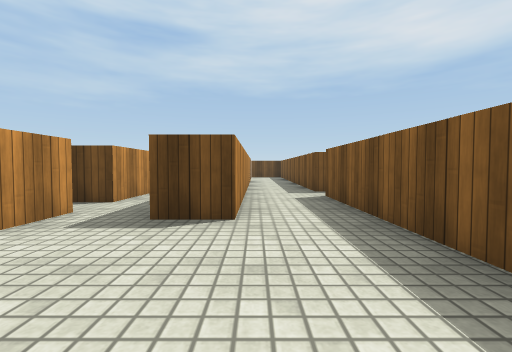
[1] (above)

22 first-person views from a walk through a 3-D level made in the Unity game engine. The camera is 0.62 m above the floor, tilts 2° down and sees 90° across. The floor is counted in squares, 1 m on a side. Each view is taken from the middle of a square. On the plan, view 1 faces up. The plan holds only what a view shows up to about 9 squares ahead; the rest is blank. The player is left out. Surface patterns are stand-ins for the level's own textures.

[2]
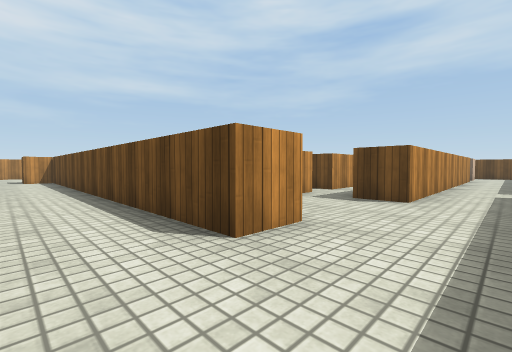

[3]
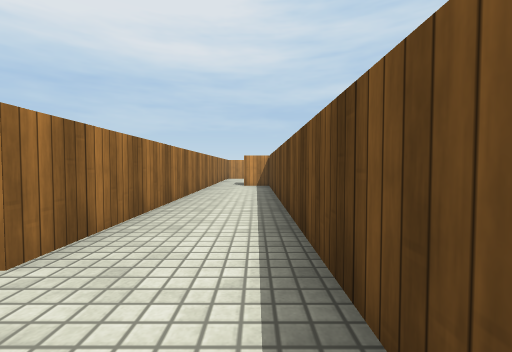

[4]
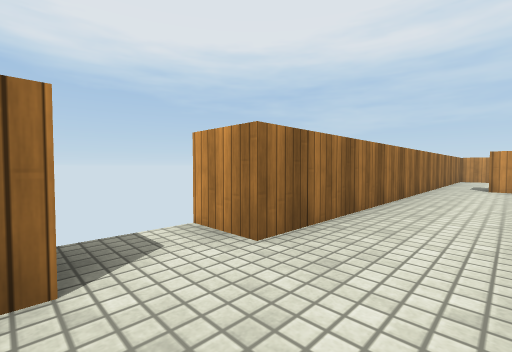

[5]
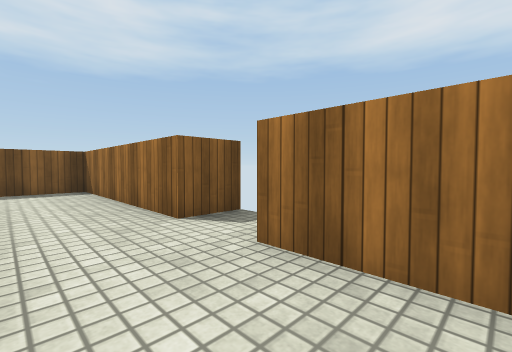

[6]
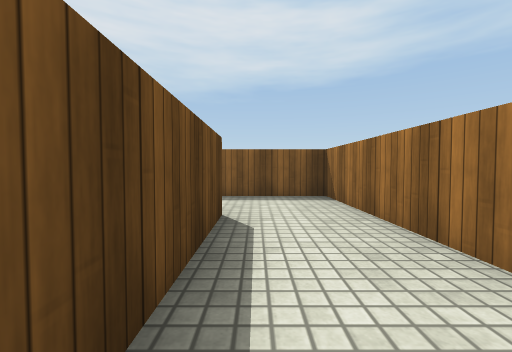

[7]
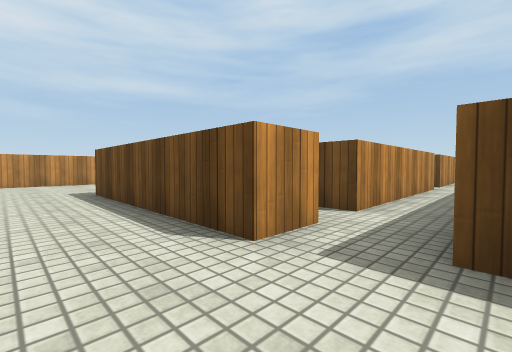

[8]
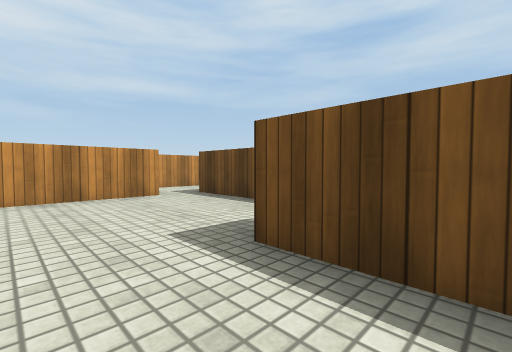

[9]
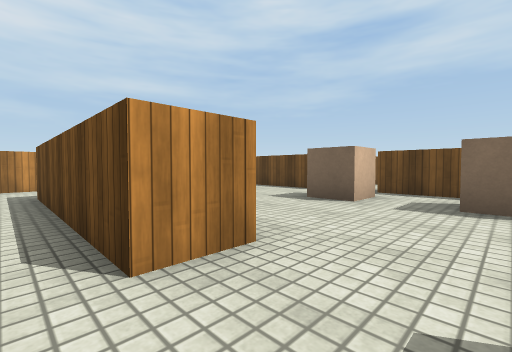

[10]
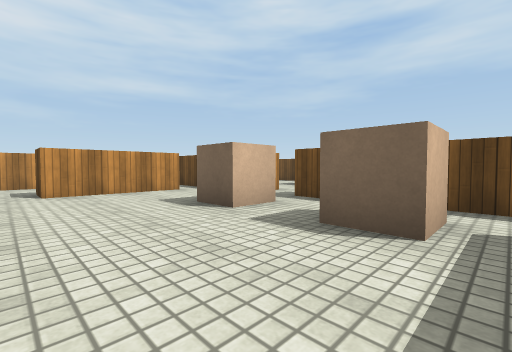

[11]
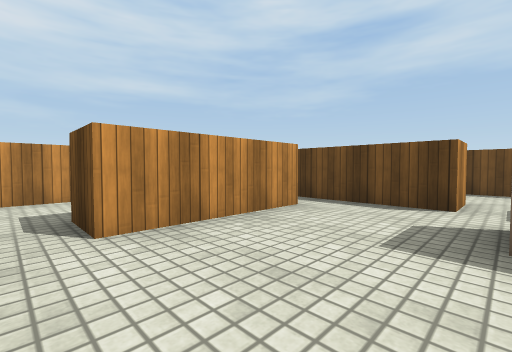

[12]
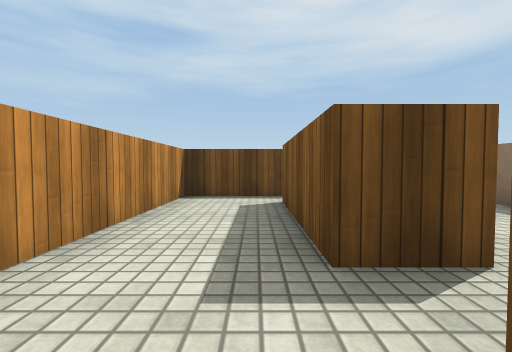

[13]
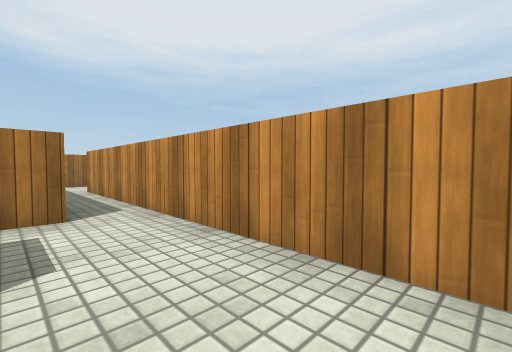

[14]
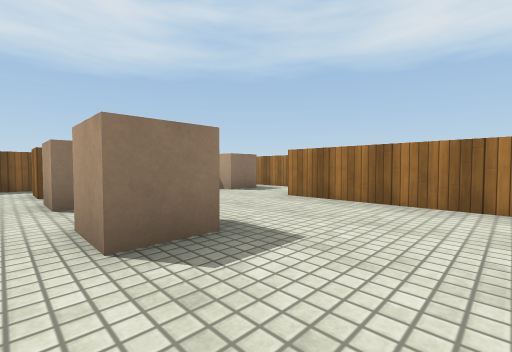

[15]
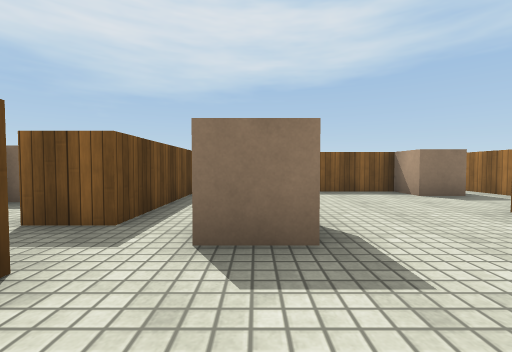

[16]
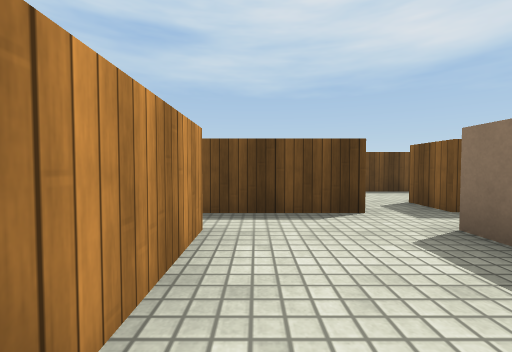

[17]
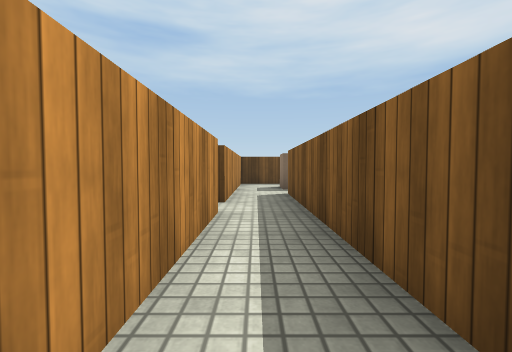

[18]
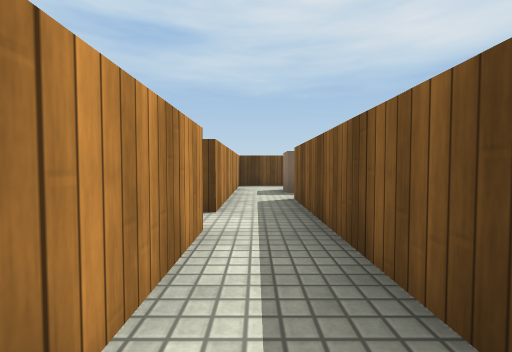

[19]
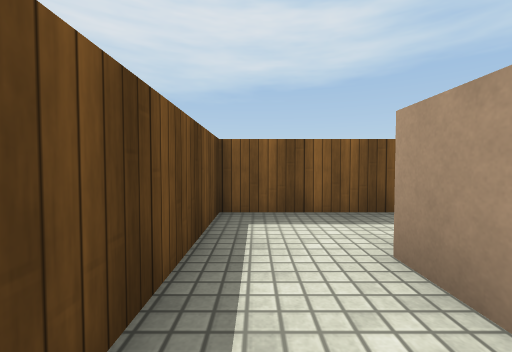

[20]
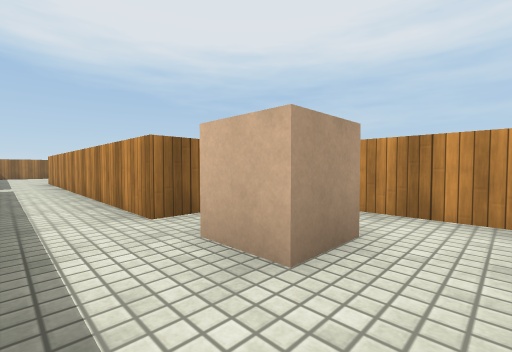

[21]
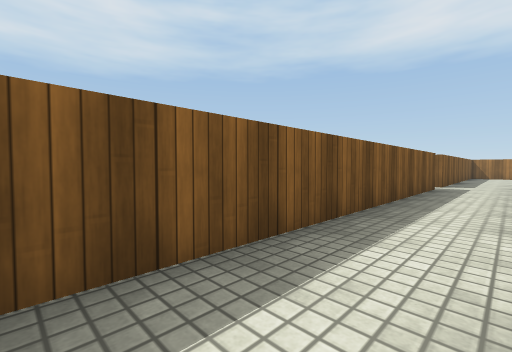

[22]
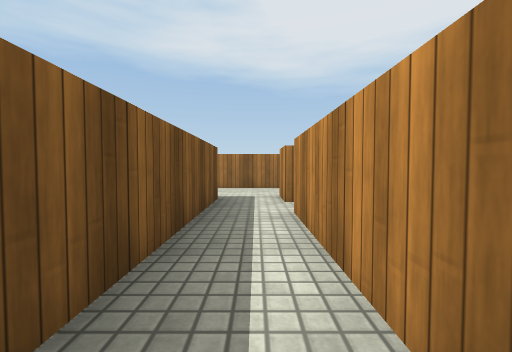

### Floor plan
Ten units are one square. View 1 is at (0, 0); x grows to the right and y downward. Boxes are objects, and circles mark ways between rooms. Rooms are numbered by the first view taken in them; rooms with no view inside come last. Other rooms are left out.
<svg viewBox="-147 -160 167 200">
<path fill="none" stroke="#000" d="M-32 35 -32 25 15 25 15 2M-7 -4 -7 6 -110 6M-115 5 -115 15M-115 25 -45 25 -45 35M-65 -45 -115 -45M-28 -4 -7 -4M-115 -35 -115 -9M-25 -35 -25 -25 -75 -25M-126 -35 -119 -35M-3 -30 -12 -30M-135 -45 -135 -35M-36 -95 -25 -95M-85 -115 -85 -105 -105 -105M-105 -96 -105 -66M-101 -55 -65 -55 -65 -45M-35 -54 -35 -74M-50 -35 -25 -35M-25 -105 -73 -105 -73 -115M-25 -45 -32 -45M-105 -66 -115 -66 -115 -95M-105 -105 -135 -105 -135 -45M-25 -95 -25 -45M-25 -125 -25 -105M-12 -30 -12 -120M-12 -120 -3 -120M15 -125 15 -155 -25 -155 -25 -125M15 -64 15 -125M-3 -120 -3 -55M-142 25 -115 25M-135 -35 -135 5M-60 -135 -88 -135M15 -14 15 -55M-3 -55 -3 -30"/>
<rect x="-85" y="-95" width="20" height="10" fill="#bbb"><title>cube</title></rect>
<rect x="-55" y="-95" width="10" height="10" fill="#bbb"><title>cube</title></rect>
<rect x="-45" y="-55" width="10" height="10" fill="#bbb"><title>cube</title></rect>
<rect x="-15" y="-145" width="20" height="20" fill="#bbb"><title>cube</title></rect>
<rect x="-55" y="-135" width="10" height="10" fill="#bbb"><title>cube</title></rect>
<circle cx="-120" cy="20" r="3" fill="#2a7"/>
<circle cx="5" cy="0" r="3" fill="#2a7"/>
<circle cx="-70" cy="-40" r="3" fill="#2a7"/>
<circle cx="-125" cy="-50" r="3" fill="#2a7"/>
<circle cx="-20" cy="-30" r="3" fill="#2a7"/>
<circle cx="-130" cy="-30" r="3" fill="#2a7"/>
<circle cx="-10" cy="-15" r="3" fill="#2a7"/>
<circle cx="-110" cy="-100" r="3" fill="#2a7"/>
<circle cx="-110" cy="-60" r="3" fill="#2a7"/>
<circle cx="-30" cy="-100" r="3" fill="#2a7"/>
<circle cx="-30" cy="-40" r="3" fill="#2a7"/>
<circle cx="-80" cy="-110" r="3" fill="#2a7"/>
<circle cx="-20" cy="-115" r="3" fill="#2a7"/>
<circle cx="10" cy="-130" r="3" fill="#2a7"/>
<circle cx="10" cy="-50" r="3" fill="#2a7"/>
<text x="-50" y="10">1</text>
<text x="-70" y="-20">2</text>
<text x="-70" y="-80">3</text>
<text x="-120" y="-80">4</text>
<text x="-20" y="-80">5</text>
<text x="-10" y="-140">6</text>
<text x="10" y="-90">7</text>
<text x="-130" y="0">8</text>
<text x="-60" y="-130">9</text>
<text x="10" y="-30">10</text>
</svg>
Room 1 opens to room 8. Room 1 opens to room 10. Room 2 opens to room 3. Room 2 opens to room 4. Room 2 opens to room 5. Room 2 opens to room 8. Room 2 opens to room 10. Room 3 opens to room 4. Room 3 opens to room 5. Room 3 opens to room 9. Room 5 opens to room 6. Room 6 opens to room 7. Room 7 opens to room 10.

Where each view was taken, in squares from view 1:
view 1: 0 up, 0 right, facing up
view 2: 2 down, 1 right, facing up-left
view 3: 1 down, 3 left, facing left
view 4: 1 down, 3 left, facing down-left
view 5: 1 down, 6 left, facing down-right
view 6: 1 down, 4 left, facing right
view 7: 1 up, 1 left, facing up-left
view 8: 1 up, 6 left, facing up-left
view 9: 4 up, 5 left, facing up-left
view 10: 6 up, 4 left, facing up-left
view 11: 6 up, 8 left, facing up-left
view 12: 5 up, 12 left, facing up
view 13: 7 up, 12 left, facing down-left
view 14: 10 up, 10 left, facing down-right
view 15: 9 up, 10 left, facing right
view 16: 7 up, 10 left, facing up
view 17: 6 up, 2 left, facing up
view 18: 7 up, 2 left, facing up
view 19: 15 up, 2 left, facing right
view 20: 15 up, 1 right, facing down-left
view 21: 15 up, 0 right, facing down-right
view 22: 8 up, 2 left, facing down
